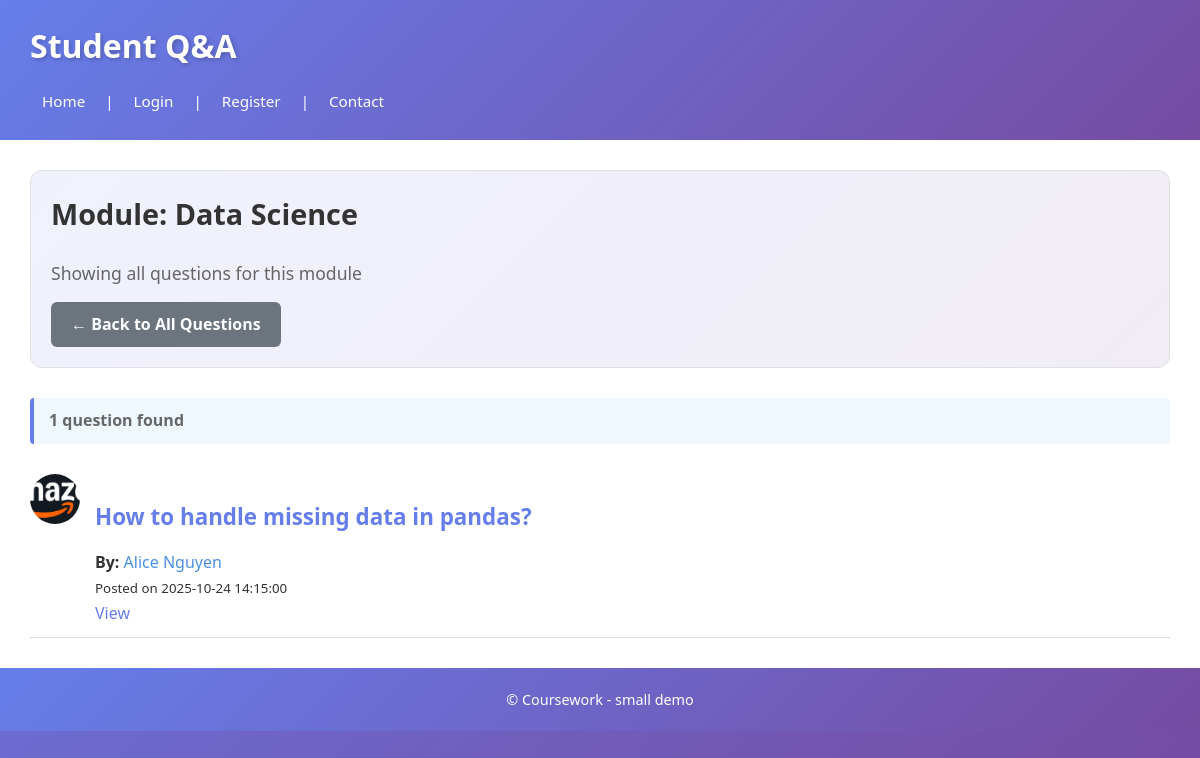
The page /module.php?id=2 on the database as committed earlier.
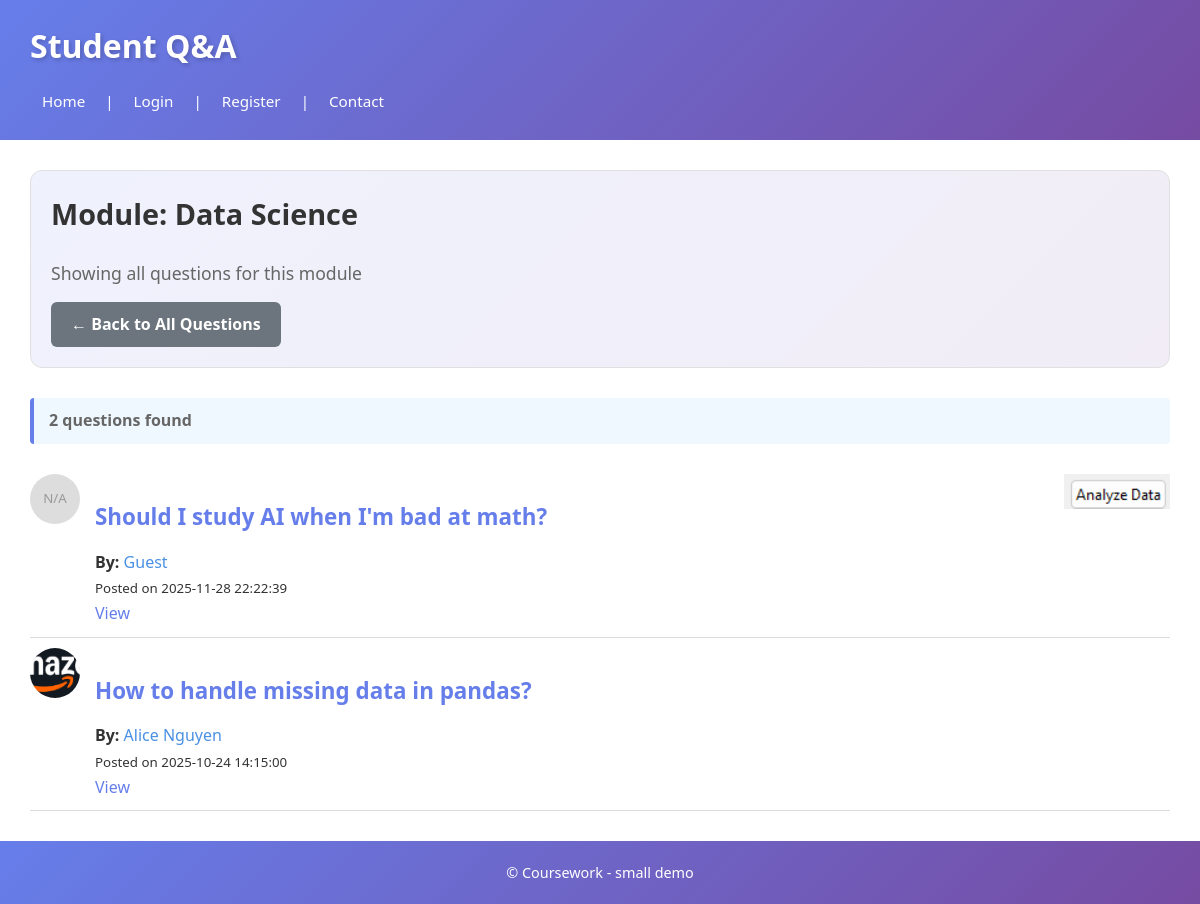
The same page on the database as committed later.
### tables this page shows
CREATE TABLE `question` (
  `id` int(11) NOT NULL,
  `text` text NOT NULL,
  `date` datetime NOT NULL,
  `userid` int(11) DEFAULT NULL,
  `moduleid` int(11) DEFAULT NULL,
  `img` varchar(255) DEFAULT NULL
);

CREATE TABLE `user` (
  `id` int(11) NOT NULL,
  `username` varchar(100) NOT NULL,
  `name` varchar(100) NOT NULL,
  `email` varchar(100) NOT NULL,
  `password` varchar(255) NOT NULL,
  `role` enum('user','admin') NOT NULL DEFAULT 'user',
  `avatar` varchar(255) DEFAULT NULL,
  `created_at` datetime NOT NULL DEFAULT current_timestamp()
);

### module.php (called while the page is built, shortened)
<?php
require 'includes/DatabaseConnection.php';
require 'includes/DataBaseFunctions.php';
$moduleId = (int)$_GET['id'];
$module = getModule($pdo, $moduleId);
$questions = getQuestionsByModule($pdo, $moduleId);
include 'templates/module_questions.php';
include 'templates/layout.php';
?>

### includes/DataBaseFunctions.php (called while the page is built, shortened)
<?php
function getCurrentUser() {
    return $_SESSION['user'] ?? null;
}
function isAdmin() {
    return isset($_SESSION['user']) && $_SESSION['user']['role'] === 'admin';
}
function query($pdo, $sql, $params = []) {
    $stmt = $pdo->prepare($sql);
    $stmt->execute($params);
    return $stmt;
}
function getModule($pdo, $id) {
    $sql = "SELECT id, name FROM module WHERE id = :id";
    return query($pdo, $sql, [':id' => $id])->fetch();
}
function getQuestionsByModule($pdo, $moduleid) {
    $sql = "SELECT q.id, q.text AS questiontext, q.date, q.img, q.userid, q.moduleid,
                   m.name AS modulename, u.name AS name, u.username AS username, u.avatar
            FROM question q
            LEFT JOIN module m ON q.moduleid = m.id
            LEFT JOIN `user` u ON q.userid = u.id
            WHERE q.moduleid = :moduleid
            ORDER BY q.date DESC";
    return query($pdo, $sql, [':moduleid' => $moduleid])->fetchAll();
}
?>

### templates/module_questions.php (the view, shortened to what this page needs)
<div class="module-header">
    <h2>Module: <?=htmlspecialchars($module['name'])?></h2>
    <p class="module-description">Showing all questions for this module</p>
    <p><a href="index.php" class="btn btn-secondary">← Back to All Questions</a></p>
</div>
<?php if (empty($questions)): ?>
    <div class="no-questions-message">
        <p>No questions have been posted for this module yet.</p>
        <?php if (isLoggedIn()): ?>
            <p><a href="addquestion.php" class="btn btn-primary">Be the first to ask a question!</a></p>
        <?php endif; ?>
    </div>
<?php else: ?>
    <p class="question-count"><?=count($questions)?> question<?=count($questions) != 1 ? 's' : ''?> found</p>
    <?php foreach ($questions as $q): ?>
        <article style="border-bottom:1px solid #ddd; padding:10px 0; display:flex; gap:15px;">
            <div style="flex-shrink:0;">
                <?php if (!empty($q['avatar'])): ?>
                    <a href="profile.php?username=<?=htmlspecialchars($q['username'])?>">
                        <img src="images/avatars/<?=htmlspecialchars($q['avatar'])?>"
                             style="width:50px; height:50px; border-radius:50%; object-fit:cover;"
                             alt="<?=htmlspecialchars($q['name'])?>">
                    </a>
                <?php else: ?>
                    <div style="width:50px; height:50px; border-radius:50%; background:#ddd; display:flex; align-items:center; justify-content:center; color:#999;">
                        <small>N/A</small>
                    </div>
                <?php endif; ?>
            </div>
            <div style="flex-grow:1;">
                <?php if (!empty($q['img'])): ?>
                    <div style="float:right; max-width:160px; margin-left:10px;">
                        <img src="images/questions/<?=htmlspecialchars($q['img'])?>" style="max-width:100%;" alt="">
                    </div>
                <?php endif; ?>
                <h3><a href="question.php?id=<?=htmlspecialchars($q['id'])?>"><?=htmlspecialchars(substr($q['questiontext'],0,120))?></a></h3>
                <p><strong>By:</strong> <a href="profile.php?username=<?=htmlspecialchars($q['username'])?>" style="text-decoration:none; color:#4a90e2;"><?=htmlspecialchars($q['name'] ?? 'Unknown')?></a></p>
                <p><small>Posted on <?=htmlspecialchars($q['date'])?></small></p>
                <p>
                        <?php
                        $currentUser = getCurrentUser();
                        $isOwner = ($currentUser && $currentUser['id'] == $q['userid']);
                        $isAdmin = isAdmin();
                        if ($isOwner):
                        ?>
                            <a href="editquestion.php?id=<?=htmlspecialchars($q['id'])?>">Edit</a> |
                            <form action="deletequestion.php" method="post" style="display:inline; margin:0;">
                                <input type="hidden" name="id" value="<?=htmlspecialchars($q['id'])?>">
                                <input type="submit" value="Delete" onclick="return confirm('Delete this question?');" style="background:none; border:none; color:#d9534f; cursor:pointer; text-decoration:underline; padding:0;">
                            </form>
                        <?php else: ?>
                            <a href="question.php?id=<?=htmlspecialchars($q['id'])?>">View</a>
                        <?php endif; ?>
                </p>
            </div>
        </article>
    <?php endforeach; ?>
<?php endif; ?>

Rows that differ between the two databases and show on the page:
added question: shows "N/A", img (picture), text "Should I study AI when I'm bad at math?", userid.name "Guest", date "2025-11-28 22:22:39"
Other text that changed with them:
count($questions): "1" → "2"
text now shown: "s"
